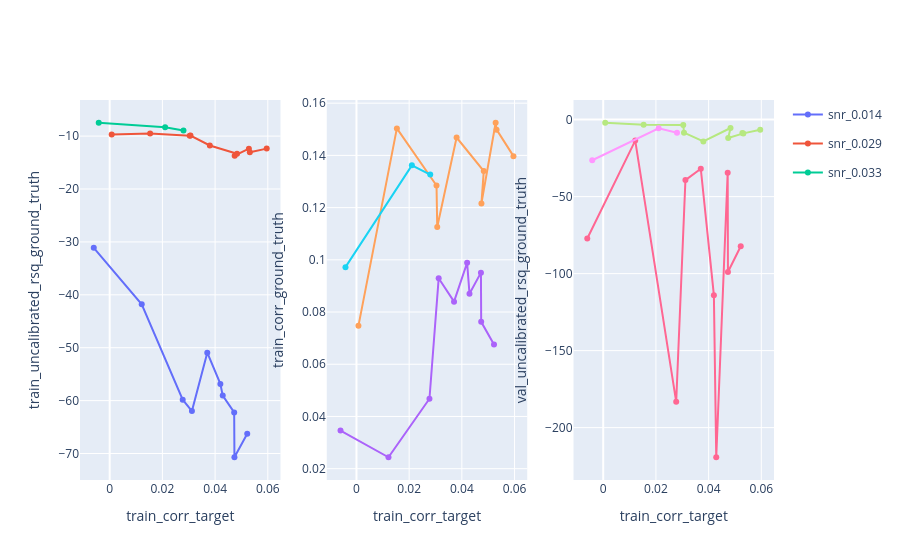

The notebook cell saved with this chart:
### Code cell
analysis.xy_plots([
    # Total v. signal fitting
    # ('train_uncalibrated_rsq_target', 'train_uncalibrated_rsq_ground_truth'),
    # ('train_uncalibrated_rsq_target', 'train_corr_ground_truth'),
    ('train_corr_target', 'train_uncalibrated_rsq_ground_truth'),
    ('train_corr_target', 'train_corr_ground_truth'),
    # Train-total v. val-signal fitting
    ('train_corr_target', 'val_uncalibrated_rsq_ground_truth'),
    # ('train_corr_target', 'val_corr_ground_truth'),
    # Betas
    # ('train_corr_target', 'train_beta_ground_truth'),
    # ('train_corr_target', 'val_beta_ground_truth'),
])

### Figure 1 — Plotly figure (JSON) as saved in the notebook; plotly's stock layout.template omitted (floating-point values rounded to 4 significant figures)
{"data": [{"hovertemplate": "train_corr_target: %{x}<br>train_uncalibrated_rsq_ground_truth: %{y}<br>epoch: %{text}<extra>%{fullData.name}</extra>", "legendgroup": "snr_0.014", "mode": "lines+markers", "name": "snr_0.014", "showlegend": true, "text": ["0", "1", "2", "3", "4", "5", "6", "7", "8", "9"], "type": "scatter", "x": [-0.006044, 0.01215, 0.0277, 0.0312, 0.03703, 0.042, 0.04289, 0.04724, 0.04734, 0.05219], "xaxis": "x", "y": [-31.11, -41.81, -59.82, -61.98, -50.95, -56.84, -59.05, -62.23, -70.71, -66.28], "yaxis": "y"}, {"hovertemplate": "train_corr_target: %{x}<br>train_uncalibrated_rsq_ground_truth: %{y}<br>epoch: %{text}<extra>%{fullData.name}</extra>", "legendgroup": "snr_0.029", "mode": "lines+markers", "name": "snr_0.029", "showlegend": true, "text": ["0", "1", "2", "3", "4", "5", "6", "7", "8", "9"], "type": "scatter", "x": [0.000752, 0.01534, 0.03038, 0.03065, 0.03801, 0.04832, 0.04743, 0.05282, 0.05318, 0.05959], "xaxis": "x", "y": [-9.695, -9.483, -9.933, -9.9, -11.77, -13.33, -13.7, -12.37, -13.05, -12.36], "yaxis": "y"}, {"hovertemplate": "train_corr_target: %{x}<br>train_uncalibrated_rsq_ground_truth: %{y}<br>epoch: %{text}<extra>%{fullData.name}</extra>", "legendgroup": "snr_0.033", "mode": "lines+markers", "name": "snr_0.033", "showlegend": true, "text": ["0", "1", "2"], "type": "scatter", "x": [-0.004165, 0.02103, 0.028], "xaxis": "x", "y": [-7.474, -8.33, -8.953], "yaxis": "y"}, {"hovertemplate": "train_corr_target: %{x}<br>train_corr_ground_truth: %{y}<br>epoch: %{text}<extra>%{fullData.name}</extra>", "legendgroup": "snr_0.014", "mode": "lines+markers", "name": "snr_0.014", "showlegend": false, "text": ["0", "1", "2", "3", "4", "5", "6", "7", "8", "9"], "type": "scatter", "x": [-0.006044, 0.01215, 0.0277, 0.0312, 0.03703, 0.042, 0.04289, 0.04724, 0.04734, 0.05219], "xaxis": "x2", "y": [0.03461, 0.02438, 0.0468, 0.09291, 0.08398, 0.09888, 0.08704, 0.09509, 0.07624, 0.06758], "yaxis": "y2"}, {"hovertemplate": "train_corr_target: %{x}<br>train_corr_ground_truth: %{y}<br>epoch: %{text}<extra>%{fullData.name}</extra>", "legendgroup": "snr_0.029", "mode": "lines+markers", "name": "snr_0.029", "showlegend": false, "text": ["0", "1", "2", "3", "4", "5", "6", "7", "8", "9"], "type": "scatter", "x": [0.000752, 0.01534, 0.03038, 0.03065, 0.03801, 0.04832, 0.04743, 0.05282, 0.05318, 0.05959], "xaxis": "x2", "y": [0.07471, 0.1503, 0.1285, 0.1125, 0.1469, 0.134, 0.1216, 0.1525, 0.1499, 0.1397], "yaxis": "y2"}, {"hovertemplate": "train_corr_target: %{x}<br>train_corr_ground_truth: %{y}<br>epoch: %{text}<extra>%{fullData.name}</extra>", "legendgroup": "snr_0.033", "mode": "lines+markers", "name": "snr_0.033", "showlegend": false, "text": ["0", "1", "2"], "type": "scatter", "x": [-0.004165, 0.02103, 0.028], "xaxis": "x2", "y": [0.0972, 0.1362, 0.1326], "yaxis": "y2"}, {"hovertemplate": "train_corr_target: %{x}<br>val_uncalibrated_rsq_ground_truth: %{y}<br>epoch: %{text}<extra>%{fullData.name}</extra>", "legendgroup": "snr_0.014", "mode": "lines+markers", "name": "snr_0.014", "showlegend": false, "text": ["0", "1", "2", "3", "4", "5", "6", "7", "8", "9"], "type": "scatter", "x": [-0.006044, 0.01215, 0.0277, 0.0312, 0.03703, 0.042, 0.04289, 0.04724, 0.04734, 0.05219], "xaxis": "x3", "y": [-77.24, -13.63, -183.2, -39.26, -31.92, -114.0, -219.3, -34.45, -98.94, -82.23], "yaxis": "y3"}, {"hovertemplate": "train_corr_target: %{x}<br>val_uncalibrated_rsq_ground_truth: %{y}<br>epoch: %{text}<extra>%{fullData.name}</extra>", "legendgroup": "snr_0.029", "mode": "lines+markers", "name": "snr_0.029", "showlegend": false, "text": ["0", "1", "2", "3", "4", "5", "6", "7", "8", "9"], "type": "scatter", "x": [0.000752, 0.01534, 0.03038, 0.03065, 0.03801, 0.04832, 0.04743, 0.05282, 0.05318, 0.05959], "xaxis": "x3", "y": [-2.037, -3.397, -3.51, -8.49, -14.18, -5.44, -11.93, -8.694, -8.94, -6.593], "yaxis": "y3"}, {"hovertemplate": "train_corr_target: %{x}<br>val_uncalibrated_rsq_ground_truth: %{y}<br>epoch: %{text}<extra>%{fullData.name}</extra>", "legendgroup": "snr_0.033", "mode": "lines+markers", "name": "snr_0.033", "showlegend": false, "text": ["0", "1", "2"], "type": "scatter", "x": [-0.004165, 0.02103, 0.028], "xaxis": "x3", "y": [-26.4, -5.643, -8.5], "yaxis": "y3"}], "layout": {"xaxis": {"anchor": "y", "domain": [0, 0.2889], "title": {"text": "train_corr_target"}}, "xaxis2": {"anchor": "y2", "domain": [0.3556, 0.6444], "title": {"text": "train_corr_target"}}, "xaxis3": {"anchor": "y3", "domain": [0.7111, 1], "title": {"text": "train_corr_target"}}, "yaxis": {"anchor": "x", "domain": [0, 1], "title": {"text": "train_uncalibrated_rsq_ground_truth"}}, "yaxis2": {"anchor": "x2", "domain": [0, 1], "title": {"text": "train_corr_ground_truth"}}, "yaxis3": {"anchor": "x3", "domain": [0, 1], "title": {"text": "val_uncalibrated_rsq_ground_truth"}}}}
